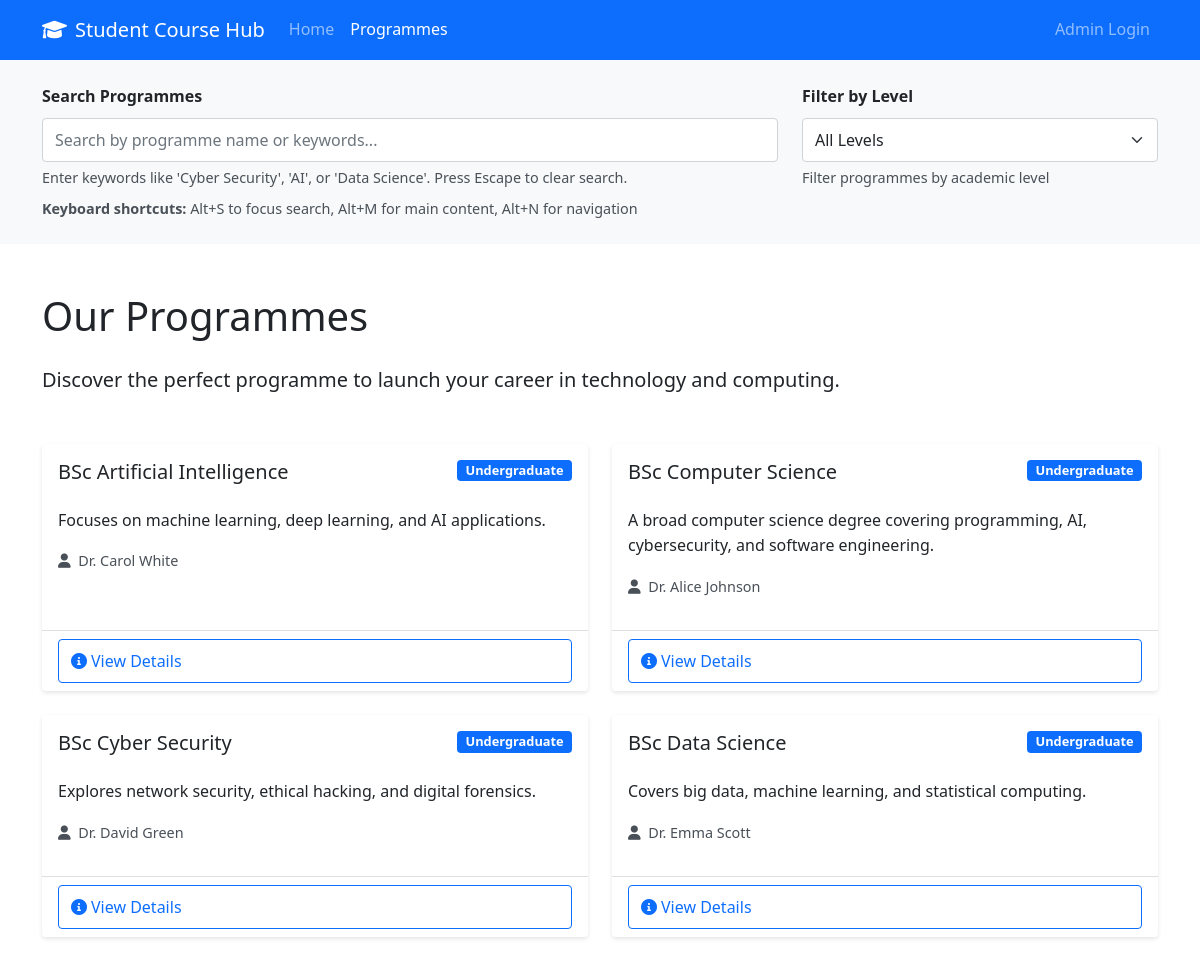
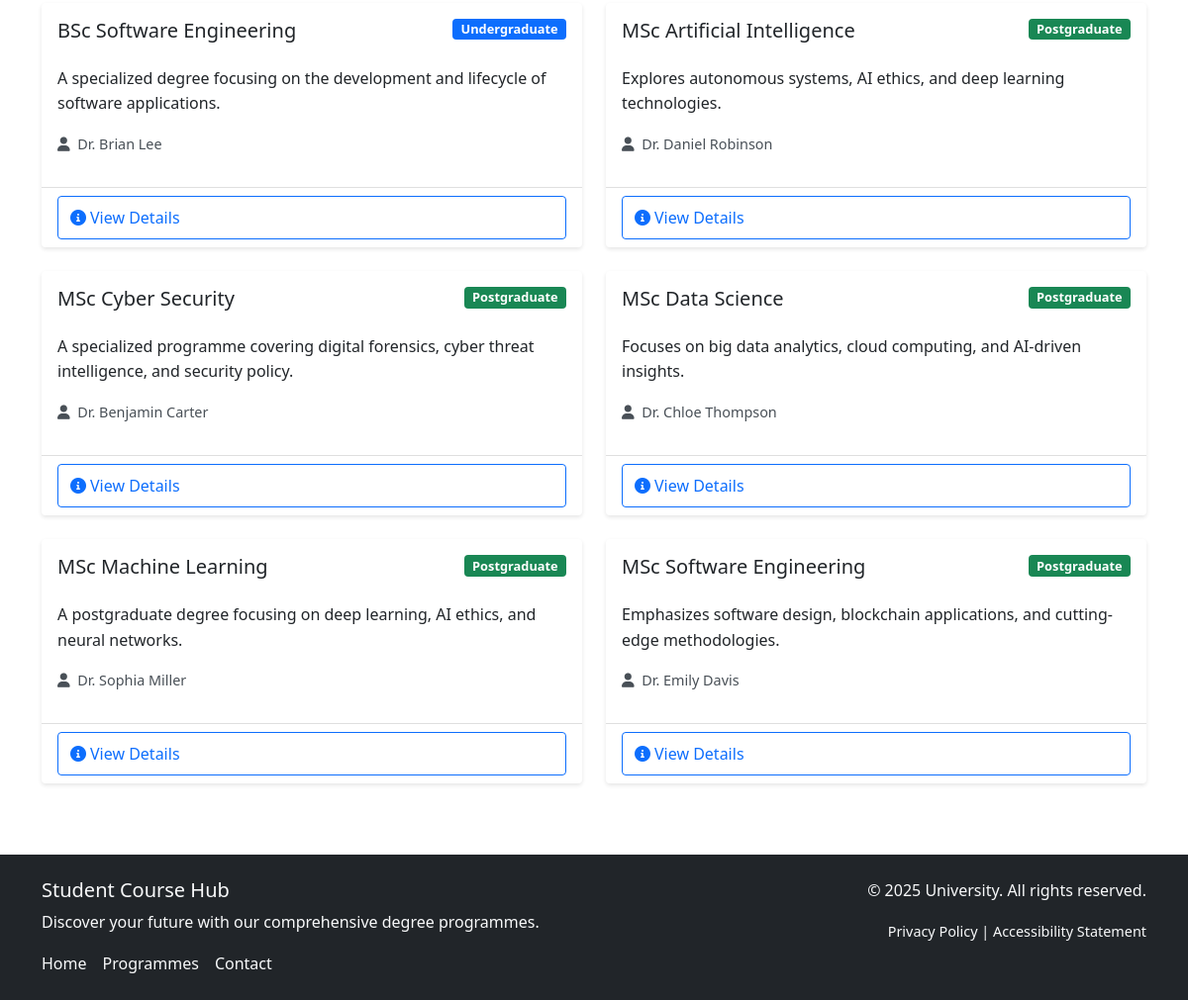
/programmes.php, run on the app's committed database (2 pictures, top to bottom).
### tables this page shows
CREATE TABLE Programmes (
    ProgrammeID INTEGER PRIMARY KEY AUTO_INCREMENT,
    ProgrammeName TEXT NOT NULL,
    LevelID INTEGER,
    ProgrammeLeaderID INTEGER,
    Description TEXT,
    Image TEXT,
    FOREIGN KEY (LevelID) REFERENCES Levels(LevelID),
    FOREIGN KEY (ProgrammeLeaderID) REFERENCES Staff(StaffID)
);

CREATE TABLE Levels (
    LevelID INTEGER PRIMARY KEY,
    LevelName TEXT NOT NULL
);

CREATE TABLE Staff (
    StaffID INTEGER PRIMARY KEY,
    Name TEXT NOT NULL
);

### programmes.php (the view, shortened to what this page needs)
<?php
$database = new Database();
$db = $database->getConnection();
$query = "SELECT p.*, l.LevelName, s.Name as ProgrammeLeaderName
          FROM Programmes p
          JOIN Levels l ON p.LevelID = l.LevelID
          LEFT JOIN Staff s ON p.ProgrammeLeaderID = s.StaffID
          ORDER BY l.LevelID, p.ProgrammeName";
$stmt = $db->prepare($query);
$stmt->execute();
$programmes = $stmt->fetchAll(PDO::FETCH_ASSOC);
include 'includes/header.php';
?>
<section class="search-filter-section bg-light py-4" aria-labelledby="search-heading">
    <div class="container">
        <form role="search" aria-label="Programme search and filter">
            <div class="row">
                <div class="col-md-8">
                    <label for="searchInput" class="form-label fw-semibold">Search Programmes</label>
                    <input type="search" class="form-control" id="searchInput"
                           placeholder="Search by programme name or keywords..."
                           aria-describedby="searchHelp"
                           autocomplete="off"
                           spellcheck="false">
                    <div id="searchHelp" class="form-text">
                        Enter keywords like 'Cyber Security', 'AI', or 'Data Science'. Press Escape to clear search.
                    </div>
                </div>
                <div class="col-md-4">
                    <label for="levelFilter" class="form-label fw-semibold">Filter by Level</label>
                    <select class="form-select" id="levelFilter" aria-describedby="filterHelp">
                        <option value="">All Levels</option>
                    </select>
                    <div id="filterHelp" class="form-text">Filter programmes by academic level</div>
                </div>
            </div>
        </form>
        <div class="mt-2">
            <p class="small text-muted mb-0">
                <strong>Keyboard shortcuts:</strong> Alt+S to focus search, Alt+M for main content, Alt+N for navigation
            </p>
        </div>
    </div>
</section>
<div class="container my-5">
    <header class="mb-5">
        <h1 class="mb-4">Our Programmes</h1>
        <p class="lead">Discover the perfect programme to launch your career in technology and computing.</p>
    </header>
    <section aria-labelledby="programmes-list-heading" aria-live="polite">
        <div class="row" id="programmesContainer" role="region" aria-label="Programme listings">
            <?php foreach ($programmes as $programme): ?>
            <div class="col-md-6 mb-4">
                <article class="card programme-card h-100"
                         data-level="<?php echo $programme['LevelID']; ?>"
                         aria-labelledby="programme-<?php echo $programme['ProgrammeID']; ?>-title">
                    <div class="card-body">
                        <div class="d-flex justify-content-between align-items-start mb-3">
                            <h3 id="programme-<?php echo $programme['ProgrammeID']; ?>-title" class="card-title h5">
                                <?php echo htmlspecialchars($programme['ProgrammeName']); ?>
                            </h3>
                            <span class="badge bg-<?php echo $programme['LevelID'] == 1 ? 'primary' : 'success'; ?> level-badge"
                                  aria-label="Academic level">
                                <?php echo htmlspecialchars($programme['LevelName']); ?>
                            </span>
                        </div>
                        <p class="card-text"><?php echo htmlspecialchars($programme['Description']); ?></p>
                        <?php if ($programme['ProgrammeLeaderName']): ?>
                        <p class="text-muted small">
                            <i class="fas fa-user me-1" aria-hidden="true"></i>
                            <?php echo htmlspecialchars($programme['ProgrammeLeaderName']); ?>
                        </p>
                        <?php endif; ?>
                    </div>
                    <div class="card-footer bg-transparent">
                        <a href="programme-details.php?id=<?php echo $programme['ProgrammeID']; ?>"
                           class="btn btn-outline-primary"
                           aria-describedby="programme-<?php echo $programme['ProgrammeID']; ?>-desc">
                            <i class="fas fa-info-circle me-1" aria-hidden="true"></i>View Details
                        </a>
                    </div>
                </article>
            </div>
            <?php endforeach; ?>
        </div>
    </section>
</div>
<?php include 'includes/footer.php'; ?>

### includes/header.php (shortened to what this page needs)
<!DOCTYPE html>
<html lang="en">
<head>
    <link href="https://cdn.jsdelivr.net/npm/bootstrap@5.1.3/dist/css/bootstrap.min.css" rel="stylesheet">
    <link href="https://cdnjs.cloudflare.com/ajax/libs/font-awesome/6.0.0/css/all.min.css" rel="stylesheet">
    <link href="assets/css/style.css" rel="stylesheet">
</head>
<body>
    <header role="banner">
        <nav class="navbar navbar-expand-lg navbar-dark bg-primary" role="navigation" aria-label="Main navigation" id="main-navigation">
            <div class="container">
                <a class="navbar-brand" href="index.php" aria-label="Student Course Hub - Home">
                    <i class="fas fa-graduation-cap me-2" aria-hidden="true"></i>Student Course Hub
                </a>
                <div class="collapse navbar-collapse" id="navbarNav">
                    <ul class="navbar-nav me-auto" role="menubar">
                        <li class="nav-item" role="none">
                            <a class="nav-link<?php echo (basename($_SERVER['PHP_SELF']) == 'index.php') ? ' active' : ''; ?>"
                               href="index.php" role="menuitem"
                               <?php echo (basename($_SERVER['PHP_SELF']) == 'index.php') ? 'aria-current="page"' : ''; ?>>
                                Home
                            </a>
                        </li>
                        <li class="nav-item" role="none">
                            <a class="nav-link<?php echo (basename($_SERVER['PHP_SELF']) == 'programmes.php') ? ' active' : ''; ?>"
                               href="programmes.php" role="menuitem"
                               <?php echo (basename($_SERVER['PHP_SELF']) == 'programmes.php') ? 'aria-current="page"' : ''; ?>>
                                Programmes
                            </a>
                        </li>
                    </ul>
                    <ul class="navbar-nav" role="menubar">
                        <li class="nav-item" role="none">
                            <a class="nav-link" href="admin/login.php" role="menuitem">
                                <span class="visually-hidden">Access </span>Admin Login
                            </a>
                        </li>
                    </ul>
                </div>
            </div>
        </nav>
    </header>
    <main role="main" id="main-content" tabindex="-1">

### includes/footer.php (shortened to what this page needs)
    </main>
    <footer class="bg-dark text-light py-4 mt-5" role="contentinfo">
        <div class="container">
            <div class="row">
                <div class="col-md-6">
                    <h5>Student Course Hub</h5>
                    <p>Discover your future with our comprehensive degree programmes.</p>
                    <nav aria-label="Footer navigation">
                        <ul class="list-unstyled d-flex gap-3 mb-0">
                            <li><a href="index.php" class="text-light text-decoration-none">Home</a></li>
                            <li><a href="programmes.php" class="text-light text-decoration-none">Programmes</a></li>
                            <li><a href="mailto:info@university.ac.uk" class="text-light text-decoration-none">Contact</a></li>
                        </ul>
                    </nav>
                </div>
                <div class="col-md-6 text-md-end">
                    <p>&copy; <?php echo date('Y'); ?> University. All rights reserved.</p>
                    <p class="small">
                        <a href="#" class="text-light text-decoration-none">Privacy Policy</a> |
                        <a href="#" class="text-light text-decoration-none">Accessibility Statement</a>
                    </p>
                </div>
            </div>
        </div>
    </footer>
</body>
</html>

### assets/css/style.css (style rules this page uses)
:root { --primary-color: #0d6efd; --secondary-color: #6c757d; --success-color: #198754; --danger-color: #dc3545; --warning-color: #ffc107; --info-color: #0dcaf0; --focus-color: #0066cc; --focus-outline-width: 3px; }
body { font-family: 'Segoe UI', Tahoma, Geneva, Verdana, sans-serif; line-height: 1.6; font-size: 16px; }
.text-muted { color: #495057 !important; }
.small, small { font-size: 0.9rem; }
.btn, .nav-link, .form-control, .form-select { min-height: 44px; display: flex; align-items: center; }
.programme-card { cursor: pointer; position: relative; }
.form-label { font-weight: 600; margin-bottom: 0.5rem; }
.form-text { color: #495057; font-size: 0.9rem; }
.programme-card { transition: transform 0.2s ease-in-out, box-shadow 0.2s ease-in-out; border: none; box-shadow: 0 2px 4px rgba(0,0,0,0.1); }
.level-badge { font-size: 0.8rem; font-weight: 600; }
.search-filter-section { background-color: #f8f9fa; padding: 2rem 0; margin-bottom: 2rem; }

### data on the page
programmes: ProgrammeName "BSc Artificial Intelligence", LevelID.LevelName "Undergraduate", Description "Focuses on machine learning, deep learning, and AI applications.", ProgrammeLeaderID.Name "Dr. Carol White"
programmes: ProgrammeName "BSc Computer Science", LevelID.LevelName "Undergraduate", Description "A broad computer science degree covering programming, AI, cybersecurity, and software engineering.", ProgrammeLeaderID.Name "Dr. Alice Johnson"
programmes: ProgrammeName "BSc Cyber Security", LevelID.LevelName "Undergraduate", Description "Explores network security, ethical hacking, and digital forensics.", ProgrammeLeaderID.Name "Dr. David Green"
programmes: ProgrammeName "BSc Data Science", LevelID.LevelName "Undergraduate", Description "Covers big data, machine learning, and statistical computing.", ProgrammeLeaderID.Name "Dr. Emma Scott"
programmes: ProgrammeName "BSc Software Engineering", LevelID.LevelName "Undergraduate", Description "A specialized degree focusing on the development and lifecycle of software applications.", ProgrammeLeaderID.Name "Dr. Brian Lee"
programmes: ProgrammeName "MSc Artificial Intelligence", LevelID.LevelName "Postgraduate", Description "Explores autonomous systems, AI ethics, and deep learning technologies.", ProgrammeLeaderID.Name "Dr. Daniel Robinson"
programmes: ProgrammeName "MSc Cyber Security", LevelID.LevelName "Postgraduate", Description "A specialized programme covering digital forensics, cyber threat intelligence, and security policy.", ProgrammeLeaderID.Name "Dr. Benjamin Carter"
programmes: ProgrammeName "MSc Data Science", LevelID.LevelName "Postgraduate", Description "Focuses on big data analytics, cloud computing, and AI-driven insights.", ProgrammeLeaderID.Name "Dr. Chloe Thompson"
programmes: ProgrammeName "MSc Machine Learning", LevelID.LevelName "Postgraduate", Description "A postgraduate degree focusing on deep learning, AI ethics, and neural networks.", ProgrammeLeaderID.Name "Dr. Sophia Miller"
programmes: ProgrammeName "MSc Software Engineering", LevelID.LevelName "Postgraduate", Description "Emphasizes software design, blockchain applications, and cutting-edge methodologies.", ProgrammeLeaderID.Name "Dr. Emily Davis"
